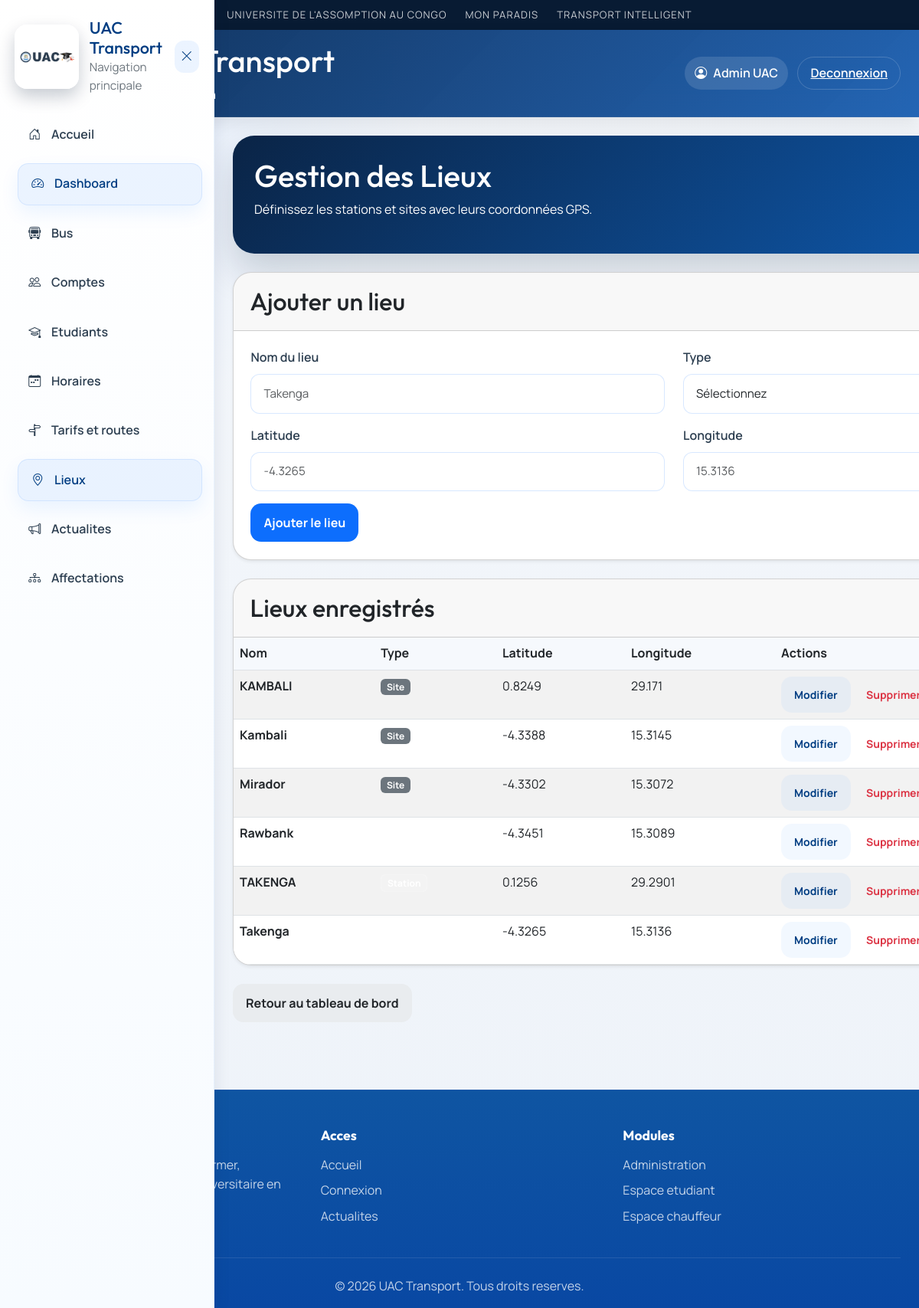
The page /admin/locations (signed in) on the database as committed earlier.
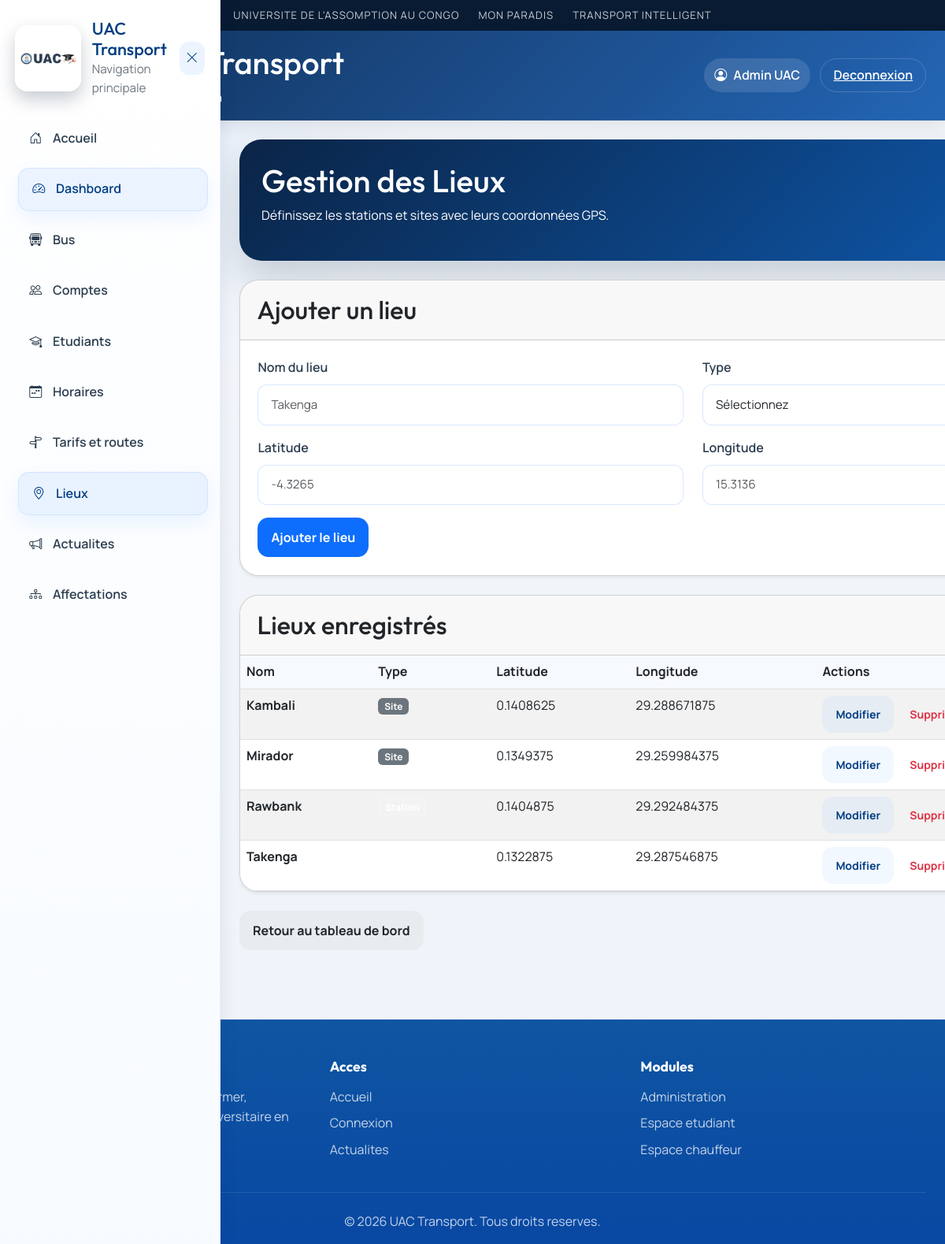
The same page on the database as committed later.
### tables this page shows
CREATE TABLE users (
        id INTEGER PRIMARY KEY AUTOINCREMENT,
        nom TEXT NOT NULL,
        email TEXT UNIQUE NOT NULL,
        password TEXT NOT NULL,
        role TEXT NOT NULL
    , telephone TEXT, permis TEXT, photo_path TEXT, matricule TEXT);

CREATE TABLE locations (
        id INTEGER PRIMARY KEY AUTOINCREMENT,
        nom TEXT NOT NULL UNIQUE,
        type TEXT NOT NULL,
        latitude REAL,
        longitude REAL
    );

### app.py (the view, shortened to what this page needs)
@app.route("/admin/locations", methods=["GET", "POST"])
def admin_locations():
    if session.get("role") != "admin":
        return redirect(url_for("login"))
    conn = get_db()
    locations = conn.execute("SELECT * FROM locations ORDER BY nom").fetchall()
    conn.close()
    return render_template("admin/locations.html", locations=locations)

### app.py (called while the page is built)
def get_db():
    conn = sqlite3.connect(DATABASE)
    conn.row_factory = sqlite3.Row
    return conn

def get_current_user():
    user_id = session.get("user_id")
    if not user_id:
        return None
    conn = get_db()
    user = conn.execute("SELECT * FROM users WHERE id = ?", (user_id,)).fetchone()
    conn.close()
    return user

@app.context_processor
def inject_current_user():
    return {
        "current_user": get_current_user(),
        "profile_photo_url": profile_photo_url,
        "user_initials": get_user_initials,
    }

### templates/admin/locations.html (shortened to what this page needs)
{% extends 'base.html' %}
{% block content %}
<div class="admin-page">
    <div class="page-header mb-4">
        <h1>Gestion des Lieux</h1>
        <p class="text-muted">Définissez les stations et sites avec leurs coordonnées GPS.</p>
    </div>
    <div class="admin-form-section">
        <div class="card shadow-sm">
            <div class="card-header">
                <h2>Ajouter un lieu</h2>
            </div>
            <div class="card-body">
                <form method="POST" class="row gy-3" data-validate>
                    <div class="col-md-6">
                        <label class="form-label">Nom du lieu</label>
                        <input type="text" name="nom" class="form-control" placeholder="Takenga" required>
                    </div>
                    <div class="col-md-6">
                        <label class="form-label">Type</label>
                        <select name="type" class="form-select" required>
                            <option value="">Sélectionnez</option>
                        </select>
                    </div>
                    <div class="col-md-6">
                        <label class="form-label">Latitude</label>
                        <input type="number" name="latitude" class="form-control" step="0.0001" placeholder="-4.3265" required>
                    </div>
                    <div class="col-md-6">
                        <label class="form-label">Longitude</label>
                        <input type="number" name="longitude" class="form-control" step="0.0001" placeholder="15.3136" required>
                    </div>
                    <div class="col-md-12">
                        <button type="submit" class="btn btn-primary">Ajouter le lieu</button>
                    </div>
                </form>
            </div>
        </div>
    </div>
    <div class="admin-list-section mt-4">
        <div class="card shadow-sm">
            <div class="card-header">
                <h2 class="mb-0">Lieux enregistrés</h2>
            </div>
            <div class="card-body p-0">
                {% if locations %}
                <div class="table-responsive">
                    <table class="table table-striped mb-0">
                        <thead>
                            <tr>
                                <th>Nom</th>
                                <th>Type</th>
                                <th>Latitude</th>
                                <th>Longitude</th>
                                <th>Actions</th>
                            </tr>
                        </thead>
                        <tbody>
                            {% for loc in locations %}
                            <tr>
                                <td><strong>{{ loc.nom }}</strong></td>
                                <td>
                                    {% if loc.type == 'station' %}
                                    <span class="badge bg-primary">Station</span>
                                    {% else %}
                                    <span class="badge bg-secondary">Site</span>
                                    {% endif %}
                                </td>
                                <td>{{ loc.latitude }}</td>
                                <td>{{ loc.longitude }}</td>
                                <td>
                                    <a href="/admin/edit_location/{{ loc.id }}" class="btn btn-sm btn-outline-primary">Modifier</a>
                                    <a href="/admin/delete_location/{{ loc.id }}" class="btn btn-sm btn-outline-danger" onclick="return confirm('Confirmez la suppression?')">Supprimer</a>
                                </td>
                            </tr>
                            {% endfor %}
                        </tbody>
                    </table>
                </div>
                {% else %}
                <div class="p-4 text-center text-muted">
                    <p>Aucun lieu enregistré.</p>
                </div>
                {% endif %}
            </div>
        </div>
    </div>
    <div class="mt-4">
        <a href="/admin" class="btn btn-secondary">Retour au tableau de bord</a>
    </div>
</div>
{% endblock %}

### templates/base.html (shortened to what this page needs)
<!DOCTYPE html>
<html lang="fr">
<head>
    <link href="https://cdn.jsdelivr.net/npm/bootstrap@5.3.0/dist/css/bootstrap.min.css" rel="stylesheet">
    <link rel="stylesheet" href="https://cdnjs.cloudflare.com/ajax/libs/font-awesome/6.4.0/css/all.min.css">
    <link rel="stylesheet" href="https://cdn.jsdelivr.net/npm/bootstrap-icons@1.10.5/font/bootstrap-icons.css">
    <link rel="stylesheet" href="{{ url_for('static', filename='css/style.css') }}">
    <link rel="stylesheet" href="https://unpkg.com/leaflet@1.9.4/dist/leaflet.css" />
</head>
<body class="{% block body_class %}{% endblock %}">
<header class="site-banner">
    <div class="banner-inner">
        <span class="banner-item">Universite de l'Assomption au Congo</span>
        <span class="banner-item">Mon Paradis</span>
        <span class="banner-item">Transport Intelligent</span>
    </div>
</header>
<header class="topbar">
    <div class="topbar-left">
        <button class="menu-btn" type="button" aria-label="Ouvrir le menu" onclick="toggleMenu()">
        </button>
        <a href="/" class="brand-wrap topbar-brand">
            <img src="{{ url_for('static', filename='img/uaclogo.png') }}" alt="UAC Logo" class="topbar-logo">
            <div>
                <h1>UAC Transport</h1>
                <p class="muted mb-0">
                    {% if session.get('role') == 'admin' %}
                    Administration
                    {% elif session.get('role') == 'student' %}
                    Espace etudiant
                    {% elif session.get('role') == 'driver' %}
                    Espace chauffeur
                    {% else %}
                    Suivi et actualites
                    {% endif %}
                </p>
            </div>
        </a>
    </div>
    <div class="topbar-actions">
        {% if session.get('user_id') %}
        <span class="topbar-user-chip">
            <i class="bi bi-person-circle"></i>
            {{ session.get('nom') }}
        </span>
        <a class="btn btn-link topbar-link" href="/logout">Deconnexion</a>
        {% else %}
        <a class="btn btn-link topbar-link" href="/login">Connexion</a>
        {% endif %}
    </div>
</header>
<aside id="sidebar" class="sidebar">
    <div class="sidebar-header">
        <div class="sidebar-brand">
            <img src="{{ url_for('static', filename='img/uaclogo.png') }}" alt="UAC Logo" class="sidebar-logo">
            <div>
                <h2>UAC Transport</h2>
                <p class="muted mb-0">Navigation principale</p>
            </div>
        </div>
        <button class="close-btn" type="button" aria-label="Fermer" onclick="toggleMenu()">
            <i class="bi bi-x-lg"></i>
        </button>
    </div>
    <nav class="sidebar-nav">
        <a href="/"><i class="bi bi-house-door"></i><span>Accueil</span></a>
        {% if session.get('role') == 'admin' %}
        <a href="/admin"><i class="bi bi-speedometer2"></i><span>Dashboard</span></a>
        <a href="/admin/buses"><i class="bi bi-bus-front"></i><span>Bus</span></a>
        <a href="/admin/users"><i class="bi bi-people"></i><span>Comptes</span></a>
        <a href="/admin/students"><i class="bi bi-mortarboard"></i><span>Etudiants</span></a>
        <a href="/admin/schedules"><i class="bi bi-calendar-week"></i><span>Horaires</span></a>
        <a href="/admin/routes"><i class="bi bi-signpost-split"></i><span>Tarifs et routes</span></a>
        <a href="/admin/locations"><i class="bi bi-geo-alt"></i><span>Lieux</span></a>
        <a href="/admin/news"><i class="bi bi-megaphone"></i><span>Actualites</span></a>
        <a href="/admin/assignments"><i class="bi bi-diagram-3"></i><span>Affectations</span></a>
        {% endif %}
    </nav>
</aside>
<main class="content">
    {% block content %}{% endblock %}
</main>
{% block footer %}
<footer class="footer">
    <div class="footer-content">
        <div class="footer-section">
            <h3>UAC Transport</h3>
            <p>Une plateforme moderne pour informer, organiser et suivre le transport universitaire en temps reel.</p>
        </div>
        <div class="footer-section">
            <h4>Acces</h4>
            <ul>
                <li><a href="/">Accueil</a></li>
                <li><a href="/login">Connexion</a></li>
                <li><a href="/">Actualites</a></li>
            </ul>
        </div>
        <div class="footer-section">
            <h4>Modules</h4>
            <ul>
                <li><a href="/admin">Administration</a></li>
                <li><a href="/student">Espace etudiant</a></li>
                <li><a href="/driver">Espace chauffeur</a></li>
            </ul>
        </div>
    </div>
    <div class="footer-bottom">
        <p class="mb-0">&copy; 2026 UAC Transport. Tous droits reserves.</p>
    </div>
</footer>
{% endblock %}
</body>
</html>

Rows that differ between the two databases and show on the page:
removed locations: nom "KAMBALI", type "Site", latitude "0.8249", longitude "29.171"
removed locations: nom "TAKENGA", latitude "0.1256", longitude "29.2901"
changed locations "Kambali": latitude "-4.3388" → "0.1408625"; longitude "15.3145" → "29.288671875"
changed locations "Mirador": latitude "-4.3302" → "0.1349375"; longitude "15.3072" → "29.259984375"
changed locations "Rawbank": latitude "-4.3451" → "0.1404875"; longitude "15.3089" → "29.292484375"
changed locations "Takenga": latitude "-4.3265" → "0.1322875"; longitude "15.3136" → "29.287546875"
